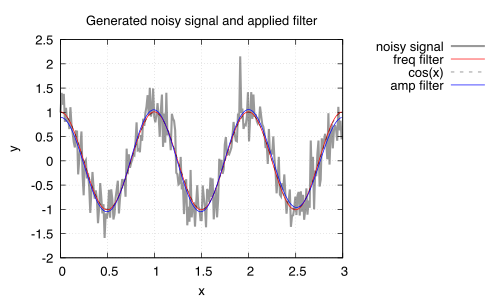

Generate this figure with gnuplot:
set terminal pdfcairo enhanced font "Helvetica,14"
set output "filteredsignal.pdf"

set title "Generated noisy signal and applied filter"
set xlabel "x"
set ylabel "y"
set grid
set key outside

f(x) = cos(2*pi*x) 

plot \
    "filteredsignal.dat" using 1:2 with lines linewidth 3 lc rgb "#99000000"title "noisy signal", \
    "filteredsignal.dat" using 1:3 with lines lc rgb "red" title "freq filter", \
    f(x) with lines dashtype 2 lc rgb "#70000000" title "cos(x)", \
    "filteredsignal.dat" using 1:4 with lines lc rgb "blue" title "amp filter"
